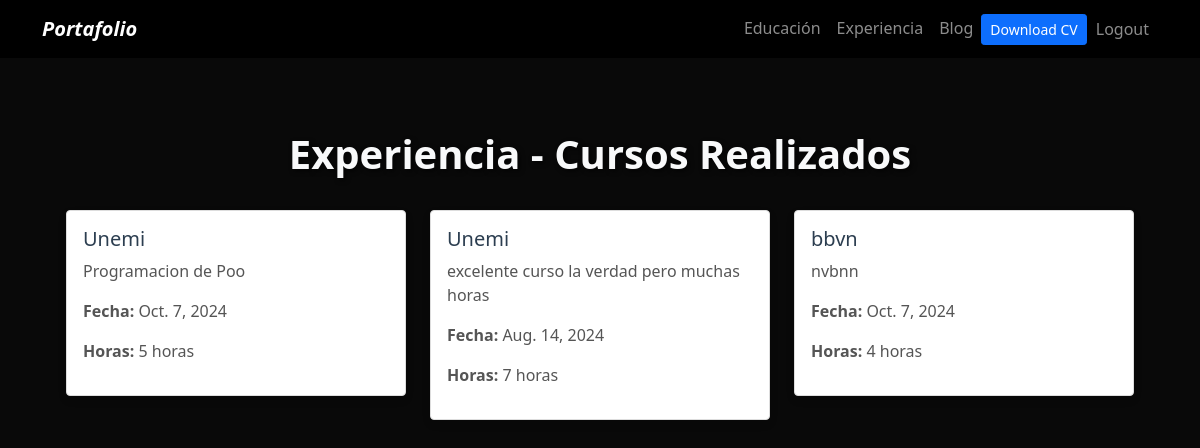
Screenshot of /experiencia/ (signed in) with the database file from the repository.
### portfolio/models.py (models this page shows, shortened)
class Experiencia(models.Model):
    institucion_del_curso = models.CharField(max_length=255)
    descripcion_curso = models.TextField()
    fecha_curso = models.DateField()
    numero_horas = models.IntegerField()

### portfolio/views.py (the view)
# urls.py: path('experiencia/', experiencia_view, name='experiencia'),
def experiencia_view(request):
    experiencias = Experiencia.objects.all()
    return render(request, 'experiencia.html', {'experiencias': experiencias})

### portfolio/templates/experiencia.html
{% extends 'layout.html' %}
{% block content %}
<div class="container mt-5">
    <h2 class="title-experiencia">Experiencia - Cursos Realizados</h2>
    <div class="row">
        {% for experiencia in experiencias %}
        <div class="col-md-4">
            <div class="card mb-3"
                style="background-color: #ffffff; border: 1px solid #ddd; box-shadow: 0 4px 8px rgba(0, 0, 0, 0.1);">
                <div class="card-body">
                    <h5 class="card-title" style="color: #2c3e50;">{{ experiencia.institucion_del_curso }}</h5>
                    <p class="card-text" style="color: #555;">{{ experiencia.descripcion_curso }}</p>
                    <p style="color: #555;"><strong>Fecha:</strong> {{ experiencia.fecha_curso }}</p>
                    <p style="color: #555;"><strong>Horas:</strong> {{ experiencia.numero_horas }} horas</p>
                </div>
            </div>
        </div>
        {% endfor %}
    </div>
</div>
{% endblock %}

### portfolio/static/main.css (style rules this page uses)
body { background: #090909; }
.title-experiencia { color: #f8f9fa; text-align: center; font-size: 2.5rem; font-weight: bold; margin-bottom: 2rem; text-shadow: 2px 2px 5px rgba(0, 0, 0, 0.7); }
.card-body { color: black; }
.card-body h5 { color: #333; }
.card-body p { color: #555; }

### rows the page displays
Experiencia: institucion_del_curso "Unemi", descripcion_curso "Programacion de Poo", fecha_curso "Oct. 7, 2024", numero_horas "5"
Experiencia: institucion_del_curso "Unemi", descripcion_curso "excelente curso la verdad pero muchas horas", fecha_curso "Aug. 14, 2024", numero_horas "7"
Experiencia: institucion_del_curso "bbvn", descripcion_curso "nvbnn", fecha_curso "Oct. 7, 2024", numero_horas "4"
